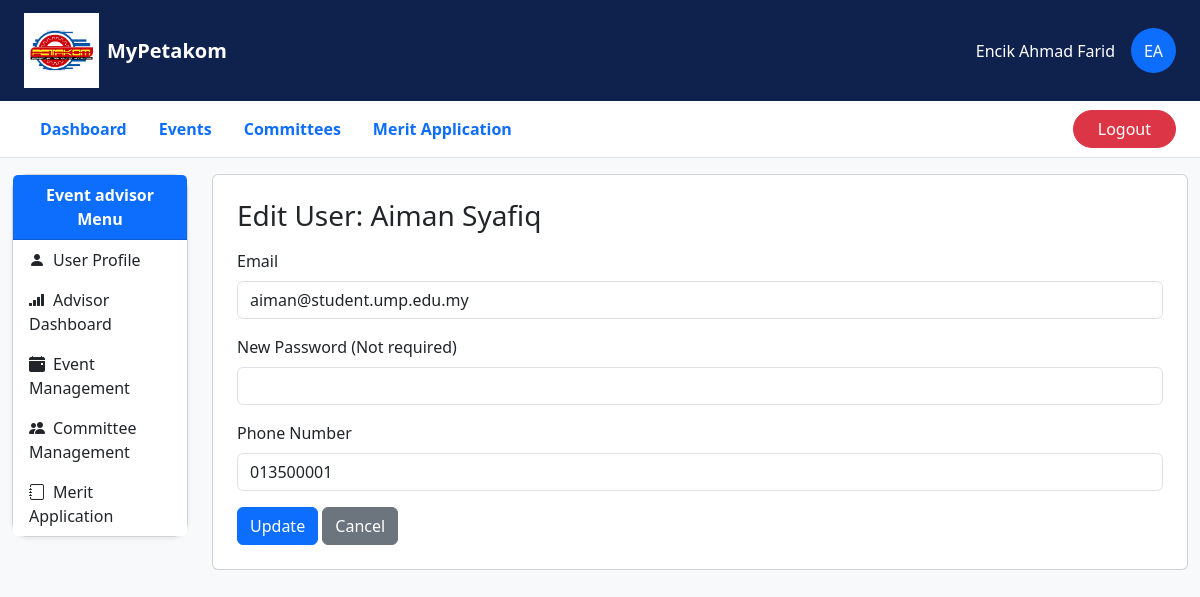
/module1/edit_user.php?id=CB23001 (signed in), run on the app's committed database.
### tables this page shows
CREATE TABLE `user` (
  `UserID` varchar(10) NOT NULL,
  `Name` varchar(255) NOT NULL,
  `Role` varchar(10) NOT NULL,
  `Password` varchar(255) NOT NULL,
  `Email` varchar(255) NOT NULL,
  `PhoneNumber` varchar(20) DEFAULT NULL
);

### module1/edit_user.php (the view, shortened to what this page needs)
<?php
include '../layout/dashboard_layout.php';
include '../db/connect.php';
$UserID = $_GET['id'] ?? null;
$stmt = $conn->prepare("SELECT Name, Email, PhoneNumber FROM User WHERE UserID = ?");
$stmt->bind_param("s", $UserID);
$stmt->execute();
$stmt->bind_result($Name, $Email, $PhoneNumber);
?>
<div class="card p-4">
  <h3 class="mb-3">Edit User: <?= htmlspecialchars($Name) ?></h3>
  <form action="edit_profile_process.php?id=<?= urlencode($UserID) ?>" method="POST">
    <div class="mb-3">
      <label for="email" class="form-label">Email</label>
      <input type="email" name="Email" id="email" value="<?= htmlspecialchars($Email) ?>" class="form-control" required>
    </div>
    <div class="mb-3">
      <label for="password" class="form-label">New Password (Not required)</label>
      <input type="password" name="Password" id="password" class="form-control">
    </div>
    <div class="mb-3">
      <label for="phone" class="form-label">Phone Number</label>
      <input type="text" name="PhoneNumber" id="phone" value="<?= htmlspecialchars($PhoneNumber) ?>" class="form-control" required>
    </div>
    <button type="submit" class="btn btn-primary">Update</button>
    <a href="admin_profile.php" class="btn btn-secondary">Cancel</a>
  </form>
</div>

### layout/dashboard_layout.php (shortened to what this page needs)
<?php
include '../db/connect.php';
$UserID = $_SESSION['UserID'];
$Role = $_SESSION['Role'];
$Name = "";
$stmt = $conn->prepare("SELECT Name FROM user WHERE UserID = ?");
$stmt->bind_param("s", $UserID);
$stmt->execute();
$stmt->bind_result($Name);
?>
<!DOCTYPE html>
<html lang="en">
<head>
  <link href="https://cdn.jsdelivr.net/npm/bootstrap@5.3.3/dist/css/bootstrap.min.css" rel="stylesheet">
  <link href="https://cdn.jsdelivr.net/npm/bootstrap-icons@1.10.5/font/bootstrap-icons.css" rel="stylesheet">
</head>
<body class="bg-light">
  <nav class="navbar navbar-expand-lg navbar-dark px-4" style="background-color: #0f214d;">
    <a class="navbar-brand d-flex align-items-center" href="#">
      <img src="../images/logoPetakom.png" alt="Logo" width="75" height="75" class="me-2">
      <span><b>MyPetakom</b></span>
    </a>
    <div class="ms-auto d-flex align-items-center">
      <span class="text-white me-3">
        <?= htmlspecialchars($Name) ?>
      </span>
      <div class="bg-primary text-white rounded-circle d-flex align-items-center justify-content-center" style="width: 45px; height: 45px;">
        <?= ($Role === "ST" ? "ST" : ($Role === "PA" ? "PA" : "EA")) ?>
      </div>
    </div>
  </nav>
  <div class="bg-white border-bottom px-4 py-2">
    <div class="d-flex justify-content-between align-items-center flex-wrap">
      <ul class="nav nav-pills mb-0">
        <li class="nav-item">
          <a class="nav-link <?= basename($_SERVER['PHP_SELF']) == 'dashboard.php' ? 'active text-white' : 'text-primary' ?>" href="dashboard.php"><b>Dashboard</b></a>
        </li>
        <li class="nav-item">
          <a class="nav-link <?= basename($_SERVER['PHP_SELF']) == 'events.php' ? 'active text-white' : 'text-primary' ?>" href="events.php"><b>Events</b></a>
        </li>
        <li class="nav-item">
          <a class="nav-link text-primary" href="#"><b>Committees</b></a>
        </li>
        <li class="nav-item">
          <a class="nav-link text-primary" href="#"><b>Merit Application</b></a>
        </li>
      </ul>
      <a href="../module1/logout.php" class="btn btn-danger rounded-pill px-4">Logout</a>
    </div>
  </div>
  <div class="container-fluid mt-3">
    <div class="row">
      <div class="col-md-3 col-lg-2 mb-4">
        <div class="card shadow-sm rounded-4">
          <div class="card-header bg-primary text-white fw-bold text-center">
            <?= ($Role === "ST" ? "Student" : ($Role === "PA" ? "Administrator" : "Event advisor")) ?> Menu
          </div>
          <div class="list-group list-group-flush">
            <?php if ($Role === "ST"): ?>
              <a href="#" class="list-group-item list-group-item-action border-0">
                <i class="bi bi-person-fill me-2"></i>User Profile
              </a>
              <a href="student_membership.php" class="list-group-item list-group-item-action border-0">
                <i class="bi bi-card-heading me-2"></i>Register Membership
              </a>
              <a href="#" class="list-group-item list-group-item-action border-0">
                <i class="bi bi-folder-fill me-2"></i>My Events (soon)
              </a>
              <a href="#" class="list-group-item list-group-item-action border-0">
                <i class="bi bi-calendar2-week me-2"></i>Attendance (soon)
              </a>
            <?php elseif ($Role === "EA"): ?>
              <a href="#" class="list-group-item list-group-item-action border-0">
                <i class="bi bi-person-fill me-2"></i>User Profile
              </a>
              <a href="../module2/advisor_dashboard.php" class="list-group-item list-group-item-action border-0">
                <i class="bi bi-reception-4 me-2"></i>Advisor Dashboard
              </a>
              <a href="../module2/manage_event.php" class="list-group-item list-group-item-action border-0 ">
                <i class="bi bi-calendar-event-fill me-2"></i>Event Management
              </a>
              <a href="../module2/manage_committee.php" class="list-group-item list-group-item-action border-0">
                <i class="bi bi-people-fill me-2"></i>Committee Management
              </a>
              <a href="../module2/merit_application.php" class="list-group-item list-group-item-action border-0">
                <i class="bi bi-journal me-2"></i>Merit Application
              </a>
            <?php endif; ?>
          </div>
        </div>
      </div>
      <div class="col-md-9 col-lg-10">

### data on the page
user: Name "Encik Ahmad Farid"
user: Name "Aiman Syafiq", Email "aiman@student.ump.edu.my", PhoneNumber "013500001"
